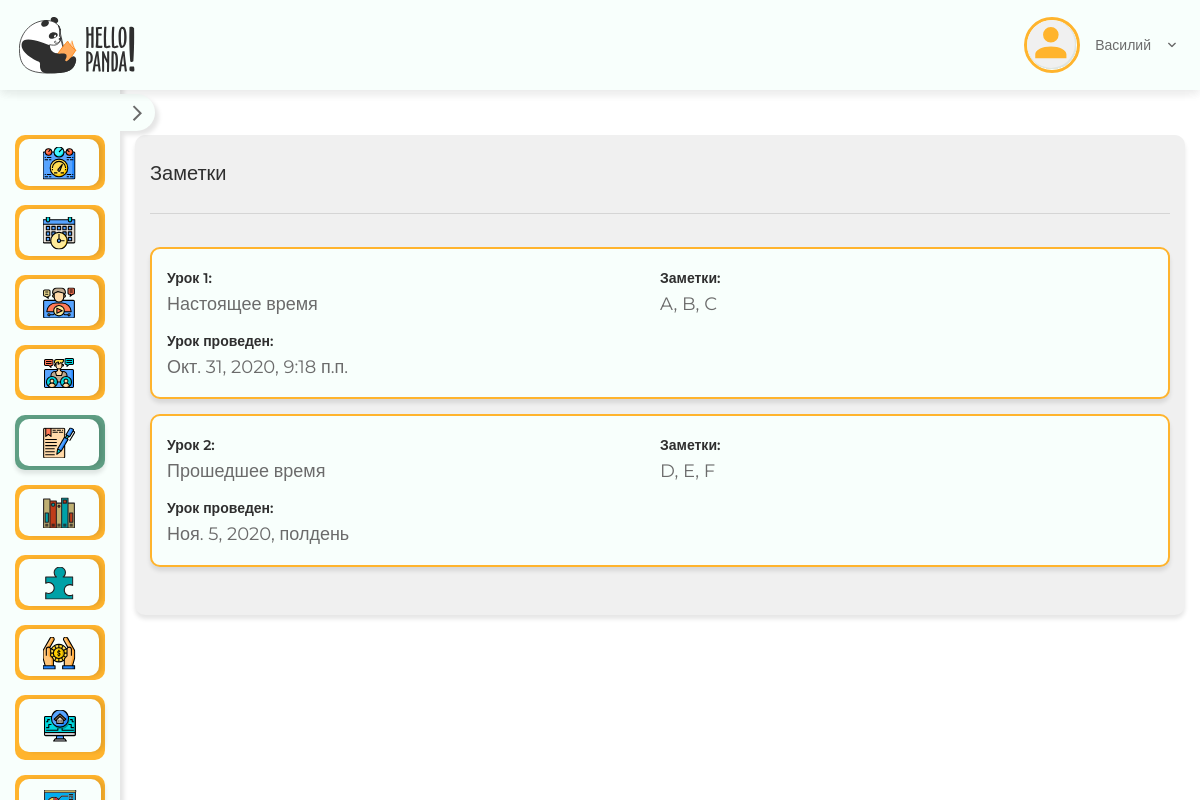
The app's page /lk/notes/ (signed in) with its own data.
### course/models.py (models this page shows, shortened)
class PaidCourseLesson(CommonId):
    finished = models.BooleanField(default=False, verbose_name='завершен')
    test_result = models.FloatField(default=0, verbose_name='результат по тесту')
    word_result = models.FloatField(default=0, verbose_name='результат по словам')
    game_result = models.FloatField(default=0, verbose_name='результат по игре')
    note = models.TextField(default='', blank=True, verbose_name='заметки')
    paid_course = models.ForeignKey(PaidCourse, on_delete=models.PROTECT, related_name='paid_course_lessons', verbose_name='оплаченный курс')
    course_lesson = models.ForeignKey(CourseLesson, null=True, blank=True, on_delete=models.PROTECT, related_name='paid_course_lessons', verbose_name='курс <-> урок')
    lesson = models.ForeignKey(Lesson, on_delete=models.PROTECT, verbose_name='урок')
    class Meta:
        verbose_name = 'оплаченный курс <-> урок'
        verbose_name_plural = '04 | Оплаченные курсы <-> уроки'

class CourseLesson(CommonId):
    number = models.PositiveSmallIntegerField(verbose_name='номер урока')
    course = models.ForeignKey(Course, on_delete=models.PROTECT, verbose_name='курс')
    lesson = models.ForeignKey(Lesson, on_delete=models.PROTECT, verbose_name='урок')
    class Meta:
        verbose_name = 'курс <-> урок'
        verbose_name_plural = '02 | Курсы <-> уроки'
        ordering = ('number', )

class Schedule(models.Model):
    datetime = models.DateTimeField(verbose_name='дата и время урока')
    course = models.ForeignKey(PaidCourse, on_delete=models.PROTECT)
    class Meta:
        verbose_name = 'расписание уроков'
        verbose_name_plural = 'расписания уроков'
        ordering = ('datetime', )

### lesson/models/__init__.py (models this page shows, shortened)
class Lesson(CommonFields):
    tests = models.ManyToManyField(
        Test,
        blank=True,
        related_name='lessons',
        verbose_name='тесты',
    )
    homework_tests = models.ManyToManyField(
        Test,
        blank=True,
        related_name='homework_lessons',
        verbose_name='тесты (ДЗ)',
    )
    words = models.ManyToManyField(
        Word,
        blank=True,
        related_name='lessons',
        verbose_name='слова',
    )
    homework_words = models.ManyToManyField(
        Word,
        blank=True,
        related_name='homework_lessons',
        verbose_name='слова (ДЗ)',
    )
    articles = models.ManyToManyField(Article, blank=True, verbose_name='статьи')
    books = models.ManyToManyField(Book, blank=True, verbose_name='книги')
    class Meta:
        verbose_name = 'урок'
        verbose_name_plural = '01 | Уроки'

### course/views.py (the view)
# urls.py: path('notes/', NotesListView.as_view(), name='notes'),
class NotesListView(ListView):
    model = PaidCourse
    template_name = 'private/notes.html'
    def get_queryset(self):
        return super().get_queryset().filter(
            get_user_context(self),
        ).exclude(
            paid_course_lessons__note='',
        )

### course/templatetags/course_extras.py (called while the page is built)
@register.filter
def get_list_item(lst, index):
    try:
        return lst[index].datetime
    except IndexError:
        return '--'

@register.filter
def string_lines_to_list(string: str):
    try:
        return (line.strip() for line in string.splitlines() )
    except IndexError:
        return ''

### course/views.py (called while the page is built)
def get_user_context(obj, is_filter=True):
    user = obj.request.user
    if is_filter:
        return Q(teacher__user=user) if user.is_staff else Q(student__user=user)
    else:
        return user.teacher if user.is_staff else user.student

### templates/private/notes.html (shortened to what this page needs)
{% extends './_base.html' %}
{% load static course_extras %}
{% block content %}
  <div class="personalArea-content">
    <div class="personalArea-block">
      <div class="personalArea-block__top">
        <span class="personalArea-block__title">Заметки</span>
        <div class="personalArea-block__top-b"></div>
      </div>
      <div class="notes">
        {% for paid_course in object_list %}
          {% for paid_course_lesson in paid_course.paid_course_lessons.all %}
            <div class="notes-row">
              <div class="notes-col">
                <div class="notes-col__block">
                  <span class="notes-subtitle">Урок {{ paid_course_lesson.course_lesson.number }}:</span>
                  <p>{{ paid_course_lesson.lesson.title }}</p>
                </div>
                <div class="notes-col__block">
                  <span class="notes-subtitle">Урок проведен:</span>
                  {% with schedule=paid_course_lesson.paid_course.schedule_set.all|get_list_item:forloop.counter0 %}
                    <p>{{ schedule }}</p>
                  {% endwith %}
                </div>
              </div>
              <div class="notes-col">
                <span class="notes-subtitle">Заметки:</span>
                <ul>
                  {% for note in paid_course_lesson.note|string_lines_to_list %}
                    <li>{{ note }}</li>
                  {% endfor %}
                </ul>
              </div>
            </div>
          {% endfor %}
        {% endfor %}
      </div>
    </div>
  </div>
{% endblock %}

### templates/private/components/header.html (shortened to what this page needs)
{% load static %}
<header class="header header-second">
  <div class="wrapper">
    <div class="header-logo">
      <a href="{% url 'public_side:index' %}">
        <img src="{% static 'img/logo.svg' %}" alt="">
      </a>
    </div>
    <div class="header-lk">
      <div class="header-user">
        <div class="header-user__top">
          <div class="header-user__img">
            <img src="{% static 'img/videoCall-user.svg' %}" alt="">
          </div>
          <span class="header-user__name">{{ user.first_name }}</span>
          <span class="header-user__arrow">
          </span>
        </div>
      </div>
    </div>
  </div>
</header>

### records on screen
PaidCourseLesson: course_lesson.number "1", lesson "Настоящее время", paid_course.schedule_set "Окт. 31, 2020, 9:18 п.п.", note "A, B, C"
PaidCourseLesson: course_lesson.number "2", lesson "Прошедшее время", paid_course.schedule_set "Ноя. 5, 2020, полдень", note "D, E, F"

### other values on screen
{{ user.first_name }} "Василий"
